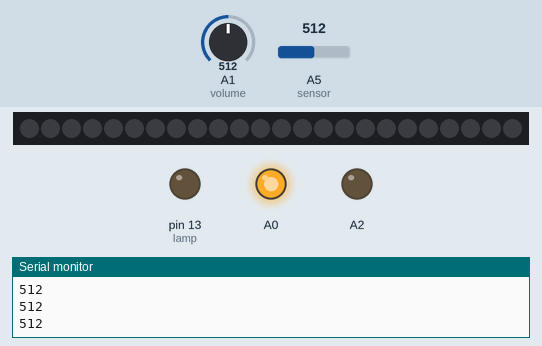
Recording of a sketch running on a simulated Arduino Uno, built with avr-gcc and run on an emulated ATmega328P. Parts: 24 RGB LEDs in strip order, left to right, output pins drawn as LEDs (lit = HIGH), the last lines printed to the serial monitor. The test bench sets the inputs (shaded band); at power-on: A5 (sensor) = 512, A1 (volume) = 512. Dim RGB values are drawn brighter than linear; the audio player accepts every command and is not drawn.

Above: at 1.7 s.
1.8 s: A5 (sensor) set to 484
At 2.3 s:
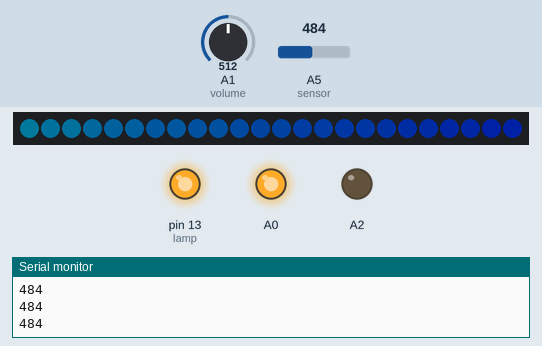
4.2 s: A1 (volume) set to 610
At 4.42 s:
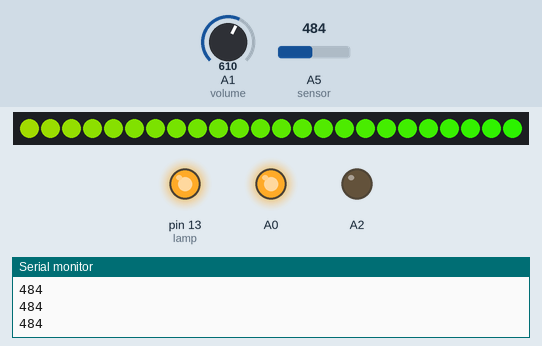
7.2 s: A5 (sensor) set to 590
10.2 s: A5 (sensor) set to 615
At 10.59 s:
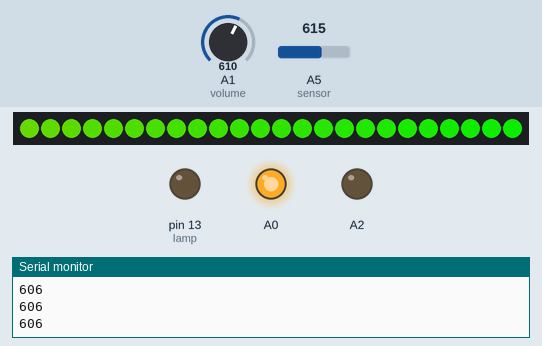
12.4 s: A5 (sensor) set to 306
At 12.9 s:
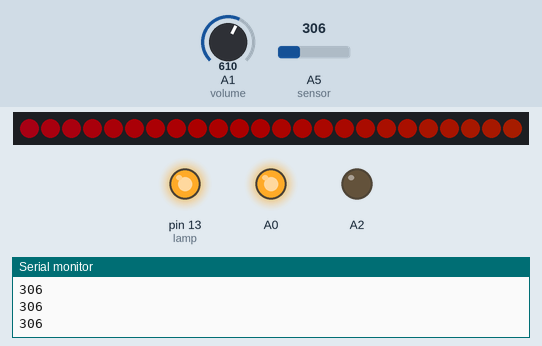
15.4 s: A5 (sensor) set to 610
At 16.25 s:
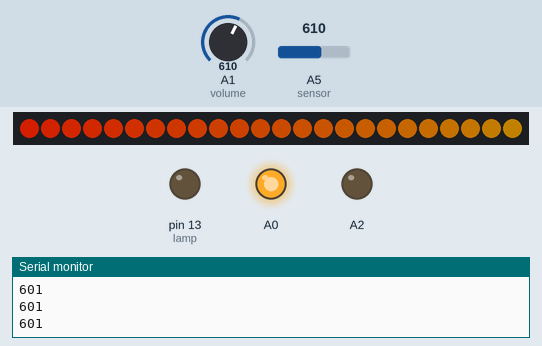
Timing chart, 0 to 18.4 s (numbered marks = the images above; inputs shaded):
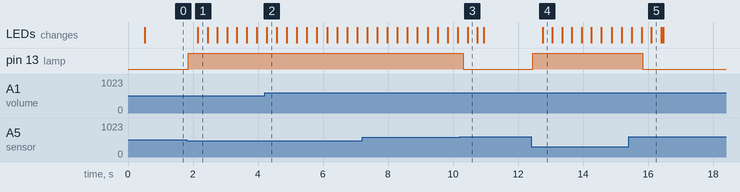

The sketch:

HandInHandPlayer_Canvas_v2.ino
```cpp
#include <SoftwareSerial.h>
#include "Adafruit_NeoPixel.h"
#include "DFRobotDFPlayerMini.h"

Adafruit_NeoPixel strip(24, 4, NEO_GRB + NEO_KHZ800);

const int sensor = A5;
const int lamp = 13;
const int mp3_rx = 2;
const int mp3_tx = 3;
const int volume = A1;
int nowVolume;

int value = 1023;
boolean touched = false;
boolean state;
unsigned long stopTime = 0;

SoftwareSerial mp3Serial(mp3_rx, mp3_tx);
DFRobotDFPlayerMini myDFPlayer;

int rainbowIndex = 0;
int brightness = 0;

void setup() {
  Serial.begin(9600);
  mp3Serial.begin(9600);

  while (!myDFPlayer.begin(mp3Serial)) {
    Serial.println(F("Unable to begin:"));
    Serial.println(F("1.Please recheck the connection!"));
    Serial.println(F("2.Please insert the SD card!"));
    delay(1000);
  }

  pinMode(A0, OUTPUT);
  pinMode(A2, OUTPUT);
  digitalWrite(A0, HIGH);
  digitalWrite(A2, LOW);

  myDFPlayer.setTimeOut(500);
  changeVolume(getVolume());

  pinMode(lamp, OUTPUT);

  strip.begin();
  strip.clear();
  strip.setBrightness(brightness);
  strip.show();
}

void loop() {
  rainbow();
  check();
  int v = getVolume();
  if (abs(nowVolume - v) > 2) {
    changeVolume(v);
  }
  delay(10);
}


int getVolume() {
  int v = analogRead(volume);
  v = map(v, 0, 1023, 1, 30);
  return v;
}

void changeVolume(int v) {
  nowVolume = v;
  myDFPlayer.volume(v);
}

void check() {
  int raw = analogRead(sensor);
  value += (raw - value) * 0.1;

  Serial.println(value);

  if (!touched && value < 500) {
    touched = true;
    digitalWrite(lamp, HIGH);

    if (millis() - stopTime > 3000) {
      myDFPlayer.next();
    } else {
      myDFPlayer.start();
    }
  } else if (touched && value >= 600) {
    touched = false;
    digitalWrite(lamp, LOW);

    myDFPlayer.pause();
    stopTime = millis();
  }
}

void rainbow() {
  if (touched) {
    brightness += 2;
    if (brightness > 255) brightness = 255;
  } else {
    brightness -= 5;
    if (brightness < 0) brightness = 0;
  }

  strip.setBrightness(brightness);

  for (int i = 0; i < strip.numPixels(); i++) {
    strip.setPixelColor(i, Wheel((i + rainbowIndex) & 255));
  }
  strip.show();
  rainbowIndex++;
  if (rainbowIndex == 255) rainbowIndex = 0;
}

uint32_t Wheel(byte WheelPos) {
  WheelPos = 255 - WheelPos;
  if(WheelPos < 85) {
    return strip.Color(255 - WheelPos * 3, 0, WheelPos * 3);
  }
  if(WheelPos < 170) {
    WheelPos -= 85;
    return strip.Color(0, WheelPos * 3, 255 - WheelPos * 3);
  }
  WheelPos -= 170;
  return strip.Color(WheelPos * 3, 255 - WheelPos * 3, 0);
}
```

Measured:
- the behaviour switches between 500 and 499 on A5 (sensor) (found by bisection; images 0 and 1)
- the behaviour switches between 608 and 609 on A5 (sensor) (found by bisection; images 2 and 3)
- after the input at 1.8 s, pin 13 (lamp): LOW → HIGH after 0.05 s; the LEDs: change after 0.35 s (image 1)
- after the input at 10.2 s, pin 13 (lamp): HIGH → LOW after 0.11 s
- after the input at 12.4 s, pin 13 (lamp): LOW → HIGH after 0.06 s; the LEDs: change after 0.36 s (image 4)
- after the input at 15.4 s, pin 13 (lamp): HIGH → LOW after 0.43 s
